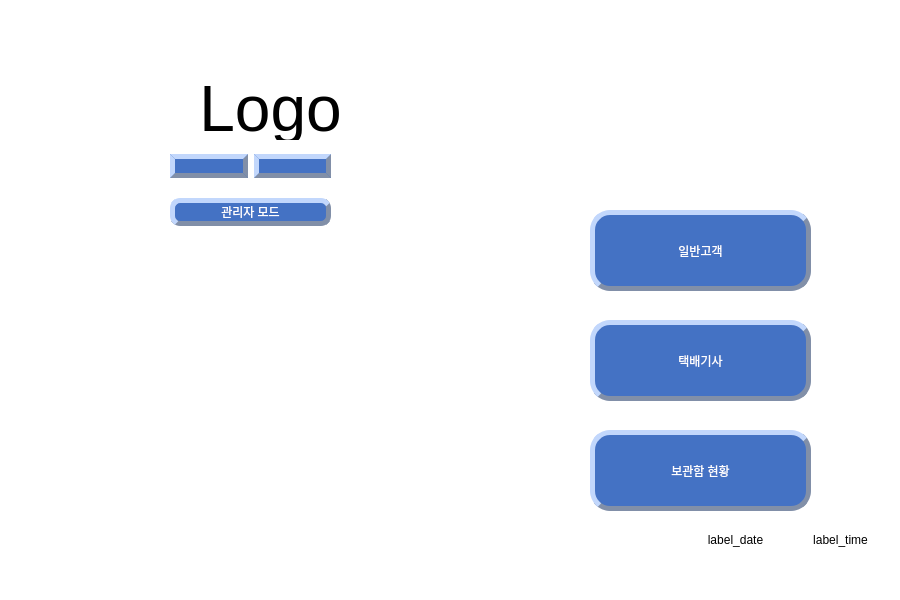
<?xml version="1.0" encoding="UTF-8"?>
<ui version="4.0">
 <class>MainWindow</class>
 <widget class="QMainWindow" name="MainWindow">
  <property name="geometry">
   <rect>
    <x>0</x>
    <y>0</y>
    <width>900</width>
    <height>600</height>
   </rect>
  </property>
  <property name="windowTitle">
   <string>MainWindow</string>
  </property>
  <property name="styleSheet">
   <string notr="true">background-color: rgb(255, 255, 255);</string>
  </property>
  <widget class="QWidget" name="centralwidget">
   <widget class="QLabel" name="Logo_label">
    <property name="geometry">
     <rect>
      <x>10</x>
      <y>10</y>
      <width>521</width>
      <height>201</height>
     </rect>
    </property>
    <property name="text">
     <string>&lt;html&gt;&lt;head/&gt;&lt;body&gt;&lt;p align=&quot;center&quot;&gt;&lt;span style=&quot; font-size:48pt;&quot;&gt;Logo&lt;/span&gt;&lt;/p&gt;&lt;/body&gt;&lt;/html&gt;</string>
    </property>
   </widget>
   <widget class="QPushButton" name="Client_Button">
    <property name="geometry">
     <rect>
      <x>590</x>
      <y>210</y>
      <width>221</width>
      <height>81</height>
     </rect>
    </property>
    <property name="styleSheet">
     <string notr="true">background-color : rgb(68, 114, 196);
border-style : outset;
border-width : 5px;
border-radius : 20px;
border-color : rgb(129, 143, 168);
font: 28pt &quot;배달의민족 주아&quot;;
color: rgb(255, 255, 255);</string>
    </property>
    <property name="text">
     <string>일반고객</string>
    </property>
   </widget>
   <widget class="QPushButton" name="Courier_Button">
    <property name="geometry">
     <rect>
      <x>590</x>
      <y>320</y>
      <width>221</width>
      <height>81</height>
     </rect>
    </property>
    <property name="styleSheet">
     <string notr="true">background-color : rgb(68, 114, 196);
border-style : outset;
border-width : 5px;
border-radius : 20px;
border-color : rgb(129, 143, 168);
font: 28pt &quot;배달의민족 주아&quot;;
color: rgb(255, 255, 255);</string>
    </property>
    <property name="text">
     <string>택배기사</string>
    </property>
   </widget>
   <widget class="QPushButton" name="Storage_Box_Button">
    <property name="geometry">
     <rect>
      <x>590</x>
      <y>430</y>
      <width>221</width>
      <height>81</height>
     </rect>
    </property>
    <property name="styleSheet">
     <string notr="true">background-color : rgb(68, 114, 196);
border-style : outset;
border-width : 5px;
border-radius : 20px;
border-color : rgb(129, 143, 168);
font: 28pt &quot;배달의민족 주아&quot;;
color: rgb(255, 255, 255);</string>
    </property>
    <property name="text">
     <string>보관함 현황</string>
    </property>
   </widget>
   <widget class="QLabel" name="label_date">
    <property name="geometry">
     <rect>
      <x>680</x>
      <y>530</y>
      <width>111</width>
      <height>21</height>
     </rect>
    </property>
    <property name="styleSheet">
     <string notr="true">font: 20pt &quot;배달의민족 주아&quot;;</string>
    </property>
    <property name="text">
     <string>&lt;html&gt;&lt;head/&gt;&lt;body&gt;&lt;p align=&quot;center&quot;&gt;label_date&lt;/p&gt;&lt;/body&gt;&lt;/html&gt;</string>
    </property>
   </widget>
   <widget class="QLabel" name="label_time">
    <property name="geometry">
     <rect>
      <x>790</x>
      <y>530</y>
      <width>101</width>
      <height>21</height>
     </rect>
    </property>
    <property name="styleSheet">
     <string notr="true">font: 20pt &quot;배달의민족 주아&quot;;</string>
    </property>
    <property name="text">
     <string>&lt;html&gt;&lt;head/&gt;&lt;body&gt;&lt;p align=&quot;center&quot;&gt;label_time&lt;/p&gt;&lt;/body&gt;&lt;/html&gt;</string>
    </property>
   </widget>
   <widget class="QWidget" name="layoutWidget">
    <property name="geometry">
     <rect>
      <x>170</x>
      <y>140</y>
      <width>161</width>
      <height>101</height>
     </rect>
    </property>
    <layout class="QVBoxLayout" name="verticalLayout">
     <item>
      <layout class="QHBoxLayout" name="horizontalLayout">
       <item>
        <widget class="QPushButton" name="Back_Button">
         <property name="styleSheet">
          <string notr="true">background-color : rgb(68, 114, 196);
border-style : outset;
border-width : 5px;
border-radius : 20px;
border-color : rgb(129, 143, 168);
font: 28pt &quot;배달의민족 주아&quot;;
color: rgb(255, 255, 255);</string>
         </property>
         <property name="text">
          <string/>
         </property>
        </widget>
       </item>
       <item>
        <widget class="QPushButton" name="Home_Button">
         <property name="styleSheet">
          <string notr="true">background-color : rgb(68, 114, 196);
border-style : outset;
border-width : 5px;
border-radius : 20px;
border-color : rgb(129, 143, 168);
font: 28pt &quot;배달의민족 주아&quot;;
color: rgb(255, 255, 255);</string>
         </property>
         <property name="text">
          <string/>
         </property>
        </widget>
       </item>
      </layout>
     </item>
     <item>
      <widget class="QPushButton" name="Manager_Button">
       <property name="styleSheet">
        <string notr="true">background-color : rgb(68, 114, 196);
border-style : outset;
border-width : 5px;
border-radius : 10px;
border-color : rgb(129, 143, 168);
font: 20pt &quot;배달의민족 주아&quot;;
color: rgb(255, 255, 255);</string>
       </property>
       <property name="text">
        <string>관리자 모드</string>
       </property>
      </widget>
     </item>
    </layout>
   </widget>
  </widget>
  <widget class="QMenuBar" name="menubar">
   <property name="geometry">
    <rect>
     <x>0</x>
     <y>0</y>
     <width>900</width>
     <height>21</height>
    </rect>
   </property>
  </widget>
  <widget class="QStatusBar" name="statusbar"/>
 </widget>
 <resources/>
 <connections/>
</ui>
